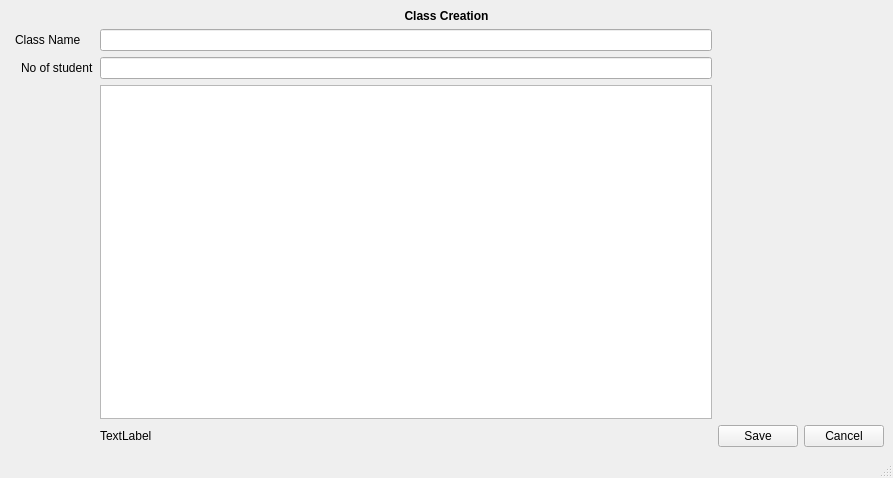
<?xml version="1.0" encoding="UTF-8"?>
<ui version="4.0">
 <class>class_create</class>
 <widget class="QMainWindow" name="class_create">
  <property name="geometry">
   <rect>
    <x>0</x>
    <y>0</y>
    <width>893</width>
    <height>478</height>
   </rect>
  </property>
  <property name="windowTitle">
   <string>MainWindow</string>
  </property>
  <widget class="QWidget" name="centralwidget">
   <layout class="QHBoxLayout" name="horizontalLayout">
    <item>
     <layout class="QGridLayout" name="gridLayout">
      <item row="0" column="0" colspan="6">
       <widget class="QLabel" name="label_5">
        <property name="text">
         <string>&lt;html&gt;&lt;head/&gt;&lt;body&gt;&lt;p align=&quot;center&quot;&gt;&lt;span style=&quot; font-weight:600;&quot;&gt;Class Creation&lt;/span&gt;&lt;/p&gt;&lt;/body&gt;&lt;/html&gt;</string>
        </property>
       </widget>
      </item>
      <item row="1" column="1" colspan="2">
       <widget class="QLabel" name="label_4">
        <property name="text">
         <string>Class Name</string>
        </property>
       </widget>
      </item>
      <item row="1" column="3">
       <widget class="QLineEdit" name="classname"/>
      </item>
      <item row="2" column="3">
       <widget class="QLineEdit" name="noofstudent"/>
      </item>
      <item row="4" column="4">
       <widget class="QPushButton" name="pushButton">
        <property name="text">
         <string>Save</string>
        </property>
       </widget>
      </item>
      <item row="4" column="5">
       <widget class="QPushButton" name="pushButton_2">
        <property name="text">
         <string>Cancel</string>
        </property>
       </widget>
      </item>
      <item row="2" column="2">
       <widget class="QLabel" name="label_3">
        <property name="text">
         <string>No of student</string>
        </property>
       </widget>
      </item>
      <item row="4" column="3">
       <widget class="QLabel" name="successlbl">
        <property name="text">
         <string>TextLabel</string>
        </property>
       </widget>
      </item>
      <item row="1" column="4" colspan="2">
       <widget class="QLabel" name="errormsg">
        <property name="text">
         <string/>
        </property>
       </widget>
      </item>
      <item row="3" column="3">
       <widget class="QTableView" name="tableView"/>
      </item>
     </layout>
    </item>
   </layout>
  </widget>
  <widget class="QStatusBar" name="statusbar"/>
 </widget>
 <resources/>
 <connections/>
</ui>
